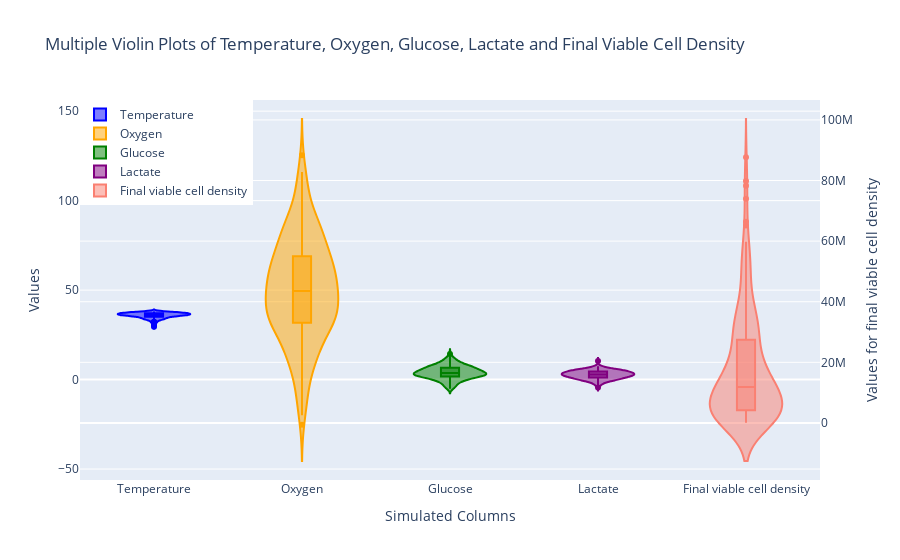

The cell this chart's notebook holds for it:
### Markdown cell above
## 3.4 Violin Plot

The Violin plot is hybrid of a box plot and a kernel density plot and it compares probability disributions between two variables (Wikipedia Violin Plot, 2020, Seaborn.pydata.org violinplot, n.d.). Computed using KDE, the curve's width indicates frequency in each section (Yi, 2021). Therefore, the Violin Plot shows both the summary statistics and each variable's density, unlike the box plot which only depicts the summary statistics (Carron, 2021). Therefore, violin plots offer a more detailed representation of the shape of the distribution. 

For multiple Violin Plots, plotly.express and plotly.graph_objects (Plotly.com Graph Objects, n.d.) were imported. Violin plots for multiple traces were generated according to Plotlygraphs (2019), R (2020), Plotly.com Violin (n.d.) and GeeksforGeeks (2021). Trace is a graph object in each plot's data (Plotly.com Traces, n.d.). 

Stack Overflow (2023), Paul (2011), Hashcode55 (2017), Matplotlib.org different scales (n.d.) and Ciortan (2019) were used for reference for multiple Violin Plots on different y-axes.

### Code cell
# create violin traces for each dataset on the first y-axis
tracetemp = go.Violin(y=templg, name='Temperature', box_visible=True, line_color='blue')
traceoxyg = go.Violin(y=oxygenn, name='Oxygen', box_visible=True, line_color='orange')
tracegluc = go.Violin(y=glucosen, name='Glucose', box_visible=True, line_color='green')
tracelact = go.Violin(y=lactaten, name='Lactate', box_visible=True, line_color='purple')

# create a violin trace for fvcde on the second y-axis
tracefvcde = go.Violin(y=fvcde, name='Final viable cell density', 
                       box_visible=True, line_color='salmon', yaxis='y2')

# create layout with two y-axes
layout = go.Layout(
    title='Multiple Violin Plots of Temperature, Oxygen, Glucose, Lactate and Final Viable Cell Density',
    xaxis=dict(title='Simulated Columns'),
    yaxis=dict(title='Values'),
    yaxis2=dict(title='Values for final viable cell density', overlaying='y', side='right'),
    legend=dict(x=0, y=1)
)

fig = go.Figure(data=[tracetemp, traceoxyg, tracegluc, tracelact, tracefvcde], layout=layout)
fig.show()

### Figure 1 — Plotly figure (JSON) as saved in the notebook; plotly's stock layout.template omitted (floating-point values rounded to 4 significant figures; data arrays with more than 128 entries replaced by an {"elided": "..."} marker saying what was removed)
{"data": [{"box": {"visible": true}, "line": {"color": "blue"}, "name": "Temperature", "type": "violin", "y": {"elided": "200 float values"}}, {"box": {"visible": true}, "line": {"color": "orange"}, "name": "Oxygen", "type": "violin", "y": {"elided": "200 float values"}}, {"box": {"visible": true}, "line": {"color": "green"}, "name": "Glucose", "type": "violin", "y": {"elided": "200 float values"}}, {"box": {"visible": true}, "line": {"color": "purple"}, "name": "Lactate", "type": "violin", "y": {"elided": "200 float values"}}, {"box": {"visible": true}, "line": {"color": "salmon"}, "name": "Final viable cell density", "type": "violin", "y": {"elided": "200 float values"}, "yaxis": "y2"}], "layout": {"legend": {"x": 0, "y": 1}, "title": {"text": "Multiple Violin Plots of Temperature, Oxygen, Glucose, Lactate and Final Viable Cell Density"}, "xaxis": {"title": {"text": "Simulated Columns"}}, "yaxis": {"title": {"text": "Values"}}, "yaxis2": {"overlaying": "y", "side": "right", "title": {"text": "Values for final viable cell density"}}}}
